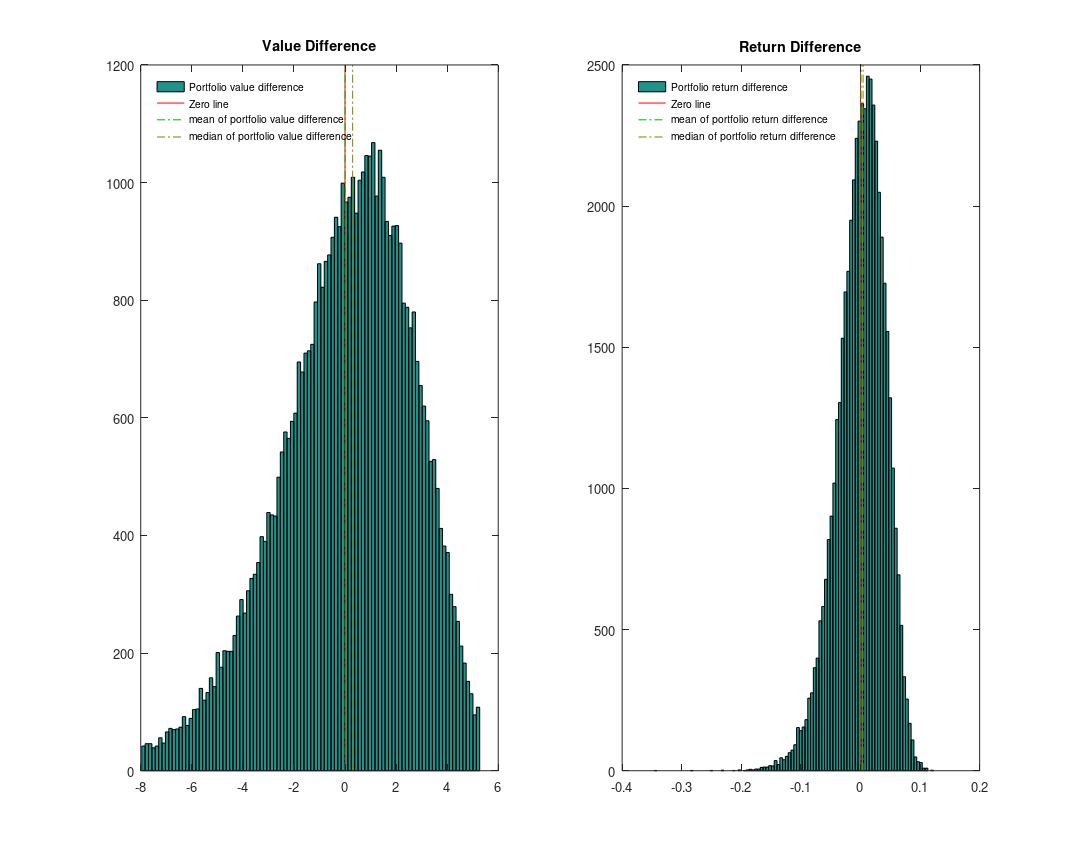
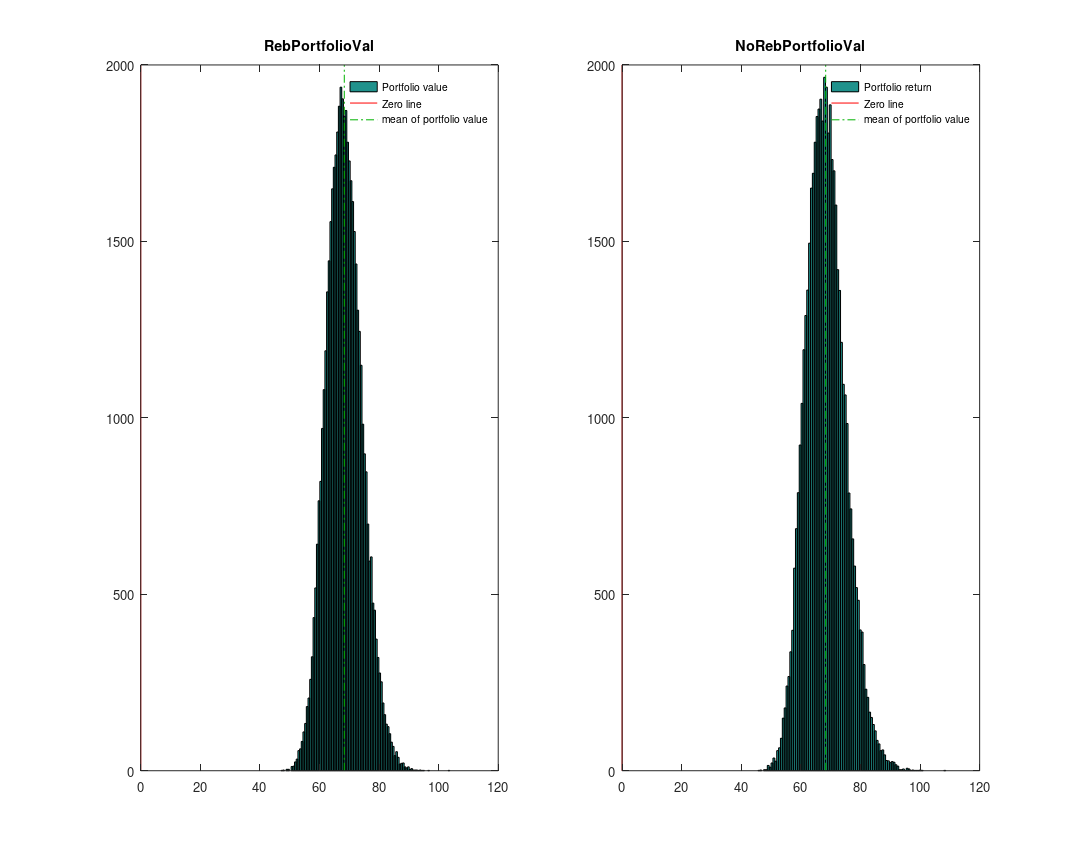

Reproduce these figures in MATLAB, in order.
close all;
clc
clear

expectedReturn=0.002;
volatility=0.08;
nYears=60;
nStocks=50;
nTrials=50000;
chop=0.01;

PortfolioValDiff=zeros(nTrials,1);
PortfolioRetDiff=zeros(nTrials,1);
RebPortfolioEndVal=zeros(nTrials,1);
NoRebPortfolioEndVal=zeros(nTrials,1);

for i=1:nTrials
    stockReturns=randn(nYears,nStocks)*volatility+expectedReturn;
    RebPortfolioReturns=mean(exp(stockReturns),2)-1;
    stocksCumVal=exp(sum(stockReturns,1));
    RebPortfolioEndVal(i)=nStocks*1*prod(1+RebPortfolioReturns,1);
    NoRebPortfolioEndVal(i)=1*sum(stocksCumVal,2);
    RebPortfolioRet=log(RebPortfolioEndVal(i)/nStocks);
    NoRebPortfolioRet=log(NoRebPortfolioEndVal(i)/nStocks);
    PortfolioValDiff(i)=RebPortfolioEndVal(i)-NoRebPortfolioEndVal(i);
    PortfolioRetDiff(i)=RebPortfolioRet-NoRebPortfolioRet;
end

ValDiffChopped=PortfolioValDiff(and(PortfolioValDiff>quantile(PortfolioValDiff,chop),PortfolioValDiff<quantile(PortfolioValDiff,1-chop))); 


figure('name','Rebalance or Not?','PaperOrientation','landscape','PaperType','uslegal','PaperPositionMode','Auto');
hold on;
set(gcf, 'Position', get(0,'Screensize')*0.9); 

subplot(1,2,1)
hist(ValDiffChopped,100);
line([0 0],get(gca,'YLim'),'Color',[1 0 0])
line([mean(PortfolioValDiff), mean(PortfolioValDiff)],get(gca,'YLim'),'Color',[0 0.7 0],'linestyle','-.')
line([median(PortfolioValDiff), median(PortfolioValDiff)],get(gca,'YLim'),'Color',[0.5 0.5 0],'linestyle','-.')
Legend1=legend('Portfolio value difference','Zero line','mean of portfolio value difference','median of portfolio value difference');
title('Value Difference');
set(Legend1,'Location','NorthWest','FontSize',8);
legend boxoff

subplot(1,2,2)
hist(PortfolioRetDiff,100);
line([0 0],get(gca,'YLim'),'Color',[1 0 0])
line([mean(PortfolioRetDiff), mean(PortfolioRetDiff)],get(gca,'YLim'),'Color',[0 0.7 0],'linestyle','-.')
line([median(PortfolioRetDiff), median(PortfolioRetDiff)],get(gca,'YLim'),'Color',[0.5 0.5 0],'linestyle','-.')
Legend2=legend('Portfolio return difference','Zero line','mean of portfolio return difference','median of portfolio return difference');
title('Return Difference');
set(Legend2,'Location','NorthWest','FontSize',8);
legend boxoff

figure('name','Rebalance or Not?','PaperOrientation','landscape','PaperType','uslegal','PaperPositionMode','Auto');
hold on;
set(gcf, 'Position', get(0,'Screensize')*0.9); 

subplot(1,2,1)
hist(RebPortfolioEndVal,100);
line([0 0],get(gca,'YLim'),'Color',[1 0 0])
line([mean(RebPortfolioEndVal), mean(RebPortfolioEndVal)],get(gca,'YLim'),'Color',[0 0.7 0],'linestyle','-.')
%line([median(RebPortfolioVal), median(RebPortfolioVal)],get(gca,'YLim'),'Color',[0.5 0.5 0],'linestyle','-.')
Legend1=legend('Portfolio value ','Zero line','mean of portfolio value');
title('RebPortfolioVal');
set(Legend1,'Location','NorthEast','FontSize',8);
legend boxoff

subplot(1,2,2)
hist(NoRebPortfolioEndVal,100);
line([0 0],get(gca,'YLim'),'Color',[1 0 0])
line([mean(NoRebPortfolioEndVal), mean(NoRebPortfolioEndVal)],get(gca,'YLim'),'Color',[0 0.7 0],'linestyle','-.')
%line([median(NoRebPortfolioVal), median(NoRebPortfolioVal)],get(gca,'YLim'),'Color',[0.5 0.5 0],'linestyle','-.')
Legend2=legend('Portfolio return ','Zero line','mean of portfolio value');
title('NoRebPortfolioVal');
set(Legend2,'Location','NorthEast','FontSize',8);
legend boxoff



disp({'Avg $ Diff',mean(PortfolioValDiff)});
disp({'Avg Ret Diff',mean(PortfolioRetDiff)});

disp({'Median $ Diff',median(PortfolioValDiff)});
disp({'Median Ret Diff',median(PortfolioRetDiff)});

disp({'Rebalance Mean',mean(RebPortfolioEndVal)});
disp({'No Rebalance Mean',mean(NoRebPortfolioEndVal)});